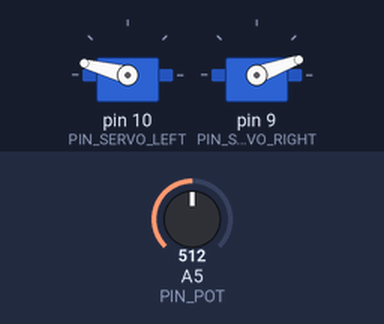
This sketch was run on a simulated Arduino Uno, built with avr-gcc and run on an emulated ATmega328P. On the bench: 2 × servo. The test bench sets the inputs (shaded band); at power-on: A5 (PIN_POT) = 512.

Above: at 1.2 s.
1.3 s: A5 (PIN_POT) set to 716
At 2.1 s:
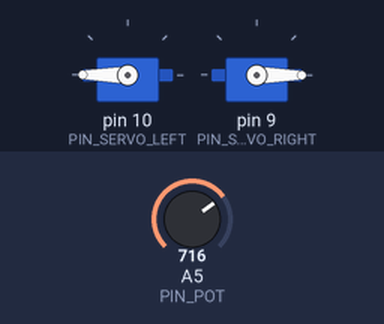
2.8 s: A5 (PIN_POT) set to 306
At 3.2 s:
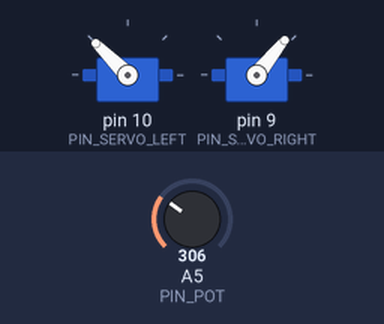
4.3 s: A5 (PIN_POT) set to 122
At 5.5 s:
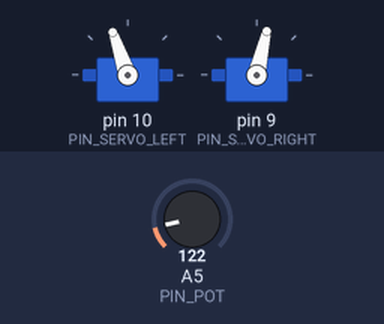
5.8 s: A5 (PIN_POT) set to 0
At 6.7 s:
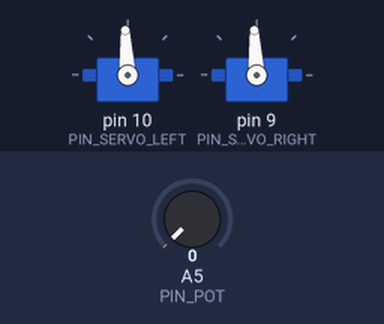
7.3 s: A5 (PIN_POT) set to 900
At 7.8 s:
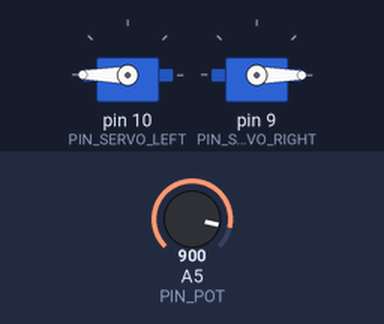
Timing chart, 0 to 9.8 s (numbered marks = the images above; inputs shaded):
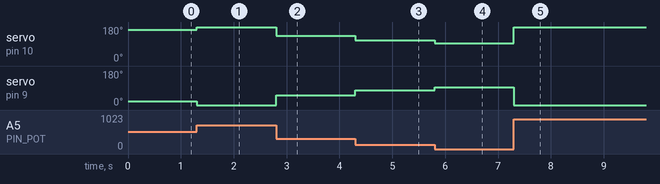

The sketch:

User_Program3_4.ino
```cpp
/*Software 1073 Arduino BoeBots
User Program
Method stubs are pre-made. add your own code to complete the challenge!

Program Task: Have the robot vary its speed based on how far one turns the potentiometer
Feel free to view the example program within the same folder if you need help!
*/
#include <Servo.h>
#include <Potentiometer.h>
#include <Drive.h>

#define PIN_POT A5
#define PIN_SERVO_RIGHT 9
#define PIN_SERVO_LEFT 10

Drive *drive;
Potentiometer *myPot;

int servoVal = 0;

void speedControl() {
  servoVal = myPot->getPercent();
  drive->fwd(servoVal);
}

void setup(){
  //your code goes here
  Serial.begin(9600);
  drive = new Drive(PIN_SERVO_LEFT, PIN_SERVO_RIGHT);
  myPot = new Potentiometer(PIN_POT);
}

void loop(){
  //also here
  speedControl();
  //Serial.println(myPot->getPercent());
}
```

Measured:
- after the input at 1.3 s, servo on pin 10 (PIN_SERVO_LEFT): 165° → 180° at once; servo on pin 9 (PIN_SERVO_RIGHT): 20° → 0° at once
- after the input at 2.8 s, servo on pin 10 (PIN_SERVO_LEFT): 180° → 135° at once; servo on pin 9 (PIN_SERVO_RIGHT): 0° → 51° at once
- after the input at 4.3 s, servo on pin 10 (PIN_SERVO_LEFT): 135° → 109° at once; servo on pin 9 (PIN_SERVO_RIGHT): 51° → 77° at once
- after the input at 5.8 s, servo on pin 10 (PIN_SERVO_LEFT): 109° → 93° at once; servo on pin 9 (PIN_SERVO_RIGHT): 77° → 93° at once
- after the input at 7.3 s, servo on pin 10 (PIN_SERVO_LEFT): 93° → 180° at once; servo on pin 9 (PIN_SERVO_RIGHT): 93° → 0° at once
